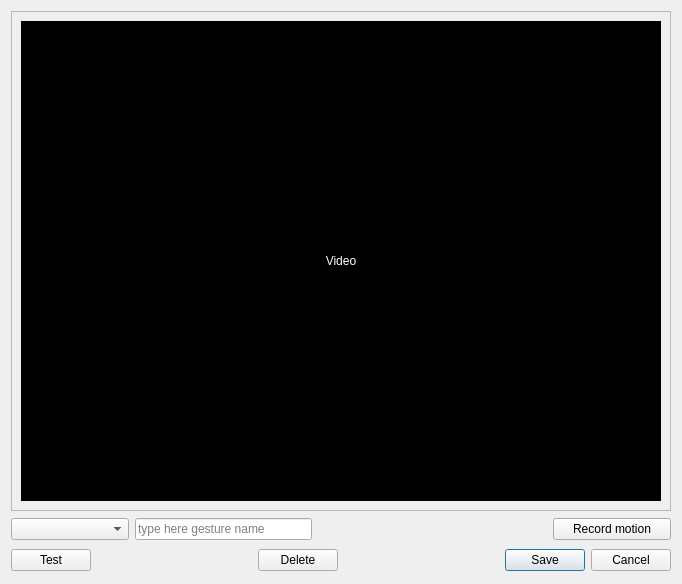
<?xml version="1.0" encoding="UTF-8"?>
<ui version="4.0">
 <class>Gecon::MotionGestureDialog</class>
 <widget class="QDialog" name="Gecon::MotionGestureDialog">
  <property name="geometry">
   <rect>
    <x>0</x>
    <y>0</y>
    <width>678</width>
    <height>584</height>
   </rect>
  </property>
  <property name="windowTitle">
   <string>Dialog</string>
  </property>
  <layout class="QVBoxLayout" name="verticalLayout">
   <item>
    <widget class="QFrame" name="frame">
     <property name="frameShape">
      <enum>QFrame::StyledPanel</enum>
     </property>
     <layout class="QVBoxLayout" name="verticalLayout_4" stretch="0">
      <property name="margin">
       <number>9</number>
      </property>
      <item>
       <widget class="QWidget" name="video" native="true">
        <layout class="QVBoxLayout" name="verticalLayout_2">
         <property name="spacing">
          <number>0</number>
         </property>
         <property name="margin">
          <number>0</number>
         </property>
         <item>
          <widget class="ImageDisplay" name="display">
           <property name="sizePolicy">
            <sizepolicy hsizetype="Fixed" vsizetype="Fixed">
             <horstretch>0</horstretch>
             <verstretch>0</verstretch>
            </sizepolicy>
           </property>
           <property name="minimumSize">
            <size>
             <width>640</width>
             <height>480</height>
            </size>
           </property>
           <property name="maximumSize">
            <size>
             <width>640</width>
             <height>480</height>
            </size>
           </property>
           <property name="palette">
            <palette>
             <active>
              <colorrole role="WindowText">
               <brush brushstyle="SolidPattern">
                <color alpha="255">
                 <red>255</red>
                 <green>255</green>
                 <blue>255</blue>
                </color>
               </brush>
              </colorrole>
              <colorrole role="Text">
               <brush brushstyle="SolidPattern">
                <color alpha="255">
                 <red>255</red>
                 <green>255</green>
                 <blue>255</blue>
                </color>
               </brush>
              </colorrole>
              <colorrole role="ButtonText">
               <brush brushstyle="SolidPattern">
                <color alpha="255">
                 <red>255</red>
                 <green>255</green>
                 <blue>255</blue>
                </color>
               </brush>
              </colorrole>
              <colorrole role="Base">
               <brush brushstyle="SolidPattern">
                <color alpha="255">
                 <red>255</red>
                 <green>255</green>
                 <blue>255</blue>
                </color>
               </brush>
              </colorrole>
              <colorrole role="Window">
               <brush brushstyle="SolidPattern">
                <color alpha="255">
                 <red>0</red>
                 <green>0</green>
                 <blue>0</blue>
                </color>
               </brush>
              </colorrole>
              <colorrole role="HighlightedText">
               <brush brushstyle="SolidPattern">
                <color alpha="255">
                 <red>255</red>
                 <green>255</green>
                 <blue>255</blue>
                </color>
               </brush>
              </colorrole>
             </active>
             <inactive>
              <colorrole role="WindowText">
               <brush brushstyle="SolidPattern">
                <color alpha="255">
                 <red>255</red>
                 <green>255</green>
                 <blue>255</blue>
                </color>
               </brush>
              </colorrole>
              <colorrole role="Text">
               <brush brushstyle="SolidPattern">
                <color alpha="255">
                 <red>255</red>
                 <green>255</green>
                 <blue>255</blue>
                </color>
               </brush>
              </colorrole>
              <colorrole role="ButtonText">
               <brush brushstyle="SolidPattern">
                <color alpha="255">
                 <red>255</red>
                 <green>255</green>
                 <blue>255</blue>
                </color>
               </brush>
              </colorrole>
              <colorrole role="Base">
               <brush brushstyle="SolidPattern">
                <color alpha="255">
                 <red>255</red>
                 <green>255</green>
                 <blue>255</blue>
                </color>
               </brush>
              </colorrole>
              <colorrole role="Window">
               <brush brushstyle="SolidPattern">
                <color alpha="255">
                 <red>0</red>
                 <green>0</green>
                 <blue>0</blue>
                </color>
               </brush>
              </colorrole>
              <colorrole role="HighlightedText">
               <brush brushstyle="SolidPattern">
                <color alpha="255">
                 <red>255</red>
                 <green>255</green>
                 <blue>255</blue>
                </color>
               </brush>
              </colorrole>
             </inactive>
             <disabled>
              <colorrole role="WindowText">
               <brush brushstyle="SolidPattern">
                <color alpha="255">
                 <red>142</red>
                 <green>142</green>
                 <blue>142</blue>
                </color>
               </brush>
              </colorrole>
              <colorrole role="Text">
               <brush brushstyle="SolidPattern">
                <color alpha="255">
                 <red>142</red>
                 <green>142</green>
                 <blue>142</blue>
                </color>
               </brush>
              </colorrole>
              <colorrole role="ButtonText">
               <brush brushstyle="SolidPattern">
                <color alpha="255">
                 <red>142</red>
                 <green>142</green>
                 <blue>142</blue>
                </color>
               </brush>
              </colorrole>
              <colorrole role="Base">
               <brush brushstyle="SolidPattern">
                <color alpha="255">
                 <red>0</red>
                 <green>0</green>
                 <blue>0</blue>
                </color>
               </brush>
              </colorrole>
              <colorrole role="Window">
               <brush brushstyle="SolidPattern">
                <color alpha="255">
                 <red>0</red>
                 <green>0</green>
                 <blue>0</blue>
                </color>
               </brush>
              </colorrole>
              <colorrole role="HighlightedText">
               <brush brushstyle="SolidPattern">
                <color alpha="255">
                 <red>255</red>
                 <green>255</green>
                 <blue>255</blue>
                </color>
               </brush>
              </colorrole>
             </disabled>
            </palette>
           </property>
           <property name="autoFillBackground">
            <bool>true</bool>
           </property>
           <property name="text">
            <string>Video</string>
           </property>
           <property name="alignment">
            <set>Qt::AlignCenter</set>
           </property>
          </widget>
         </item>
        </layout>
       </widget>
      </item>
     </layout>
    </widget>
   </item>
   <item>
    <widget class="QWidget" name="widget" native="true">
     <layout class="QHBoxLayout" name="horizontalLayout_2" stretch="2,3,4,2">
      <property name="margin">
       <number>0</number>
      </property>
      <item>
       <widget class="QComboBox" name="object"/>
      </item>
      <item>
       <widget class="QLineEdit" name="gestureName">
        <property name="placeholderText">
         <string>type here gesture name</string>
        </property>
       </widget>
      </item>
      <item>
       <spacer name="horizontalSpacer_4">
        <property name="orientation">
         <enum>Qt::Horizontal</enum>
        </property>
        <property name="sizeHint" stdset="0">
         <size>
          <width>40</width>
          <height>20</height>
         </size>
        </property>
       </spacer>
      </item>
      <item>
       <widget class="QPushButton" name="recordMotionButton">
        <property name="text">
         <string>Record motion</string>
        </property>
        <property name="checkable">
         <bool>true</bool>
        </property>
       </widget>
      </item>
     </layout>
    </widget>
   </item>
   <item>
    <widget class="QWidget" name="buttons" native="true">
     <property name="enabled">
      <bool>true</bool>
     </property>
     <layout class="QHBoxLayout" name="horizontalLayout">
      <property name="margin">
       <number>0</number>
      </property>
      <item>
       <widget class="QPushButton" name="testButton">
        <property name="text">
         <string>Test</string>
        </property>
       </widget>
      </item>
      <item>
       <spacer name="horizontalSpacer_2">
        <property name="orientation">
         <enum>Qt::Horizontal</enum>
        </property>
        <property name="sizeHint" stdset="0">
         <size>
          <width>40</width>
          <height>20</height>
         </size>
        </property>
       </spacer>
      </item>
      <item>
       <widget class="QPushButton" name="deleteButton">
        <property name="text">
         <string>Delete</string>
        </property>
       </widget>
      </item>
      <item>
       <spacer name="horizontalSpacer_3">
        <property name="orientation">
         <enum>Qt::Horizontal</enum>
        </property>
        <property name="sizeHint" stdset="0">
         <size>
          <width>40</width>
          <height>20</height>
         </size>
        </property>
       </spacer>
      </item>
      <item>
       <widget class="QDialogButtonBox" name="buttonBox">
        <property name="sizePolicy">
         <sizepolicy hsizetype="Expanding" vsizetype="Fixed">
          <horstretch>0</horstretch>
          <verstretch>0</verstretch>
         </sizepolicy>
        </property>
        <property name="orientation">
         <enum>Qt::Horizontal</enum>
        </property>
        <property name="standardButtons">
         <set>QDialogButtonBox::Cancel|QDialogButtonBox::Save</set>
        </property>
       </widget>
      </item>
     </layout>
    </widget>
   </item>
  </layout>
  <zorder>buttons</zorder>
  <zorder>widget</zorder>
  <zorder>frame</zorder>
 </widget>
 <customwidgets>
  <customwidget>
   <class>ImageDisplay</class>
   <extends>QLabel</extends>
   <header>ImageDisplay.hpp</header>
  </customwidget>
 </customwidgets>
 <resources/>
 <connections>
  <connection>
   <sender>buttonBox</sender>
   <signal>rejected()</signal>
   <receiver>Gecon::MotionGestureDialog</receiver>
   <slot>reject()</slot>
   <hints>
    <hint type="sourcelabel">
     <x>666</x>
     <y>336</y>
    </hint>
    <hint type="destinationlabel">
     <x>383</x>
     <y>226</y>
    </hint>
   </hints>
  </connection>
 </connections>
</ui>
